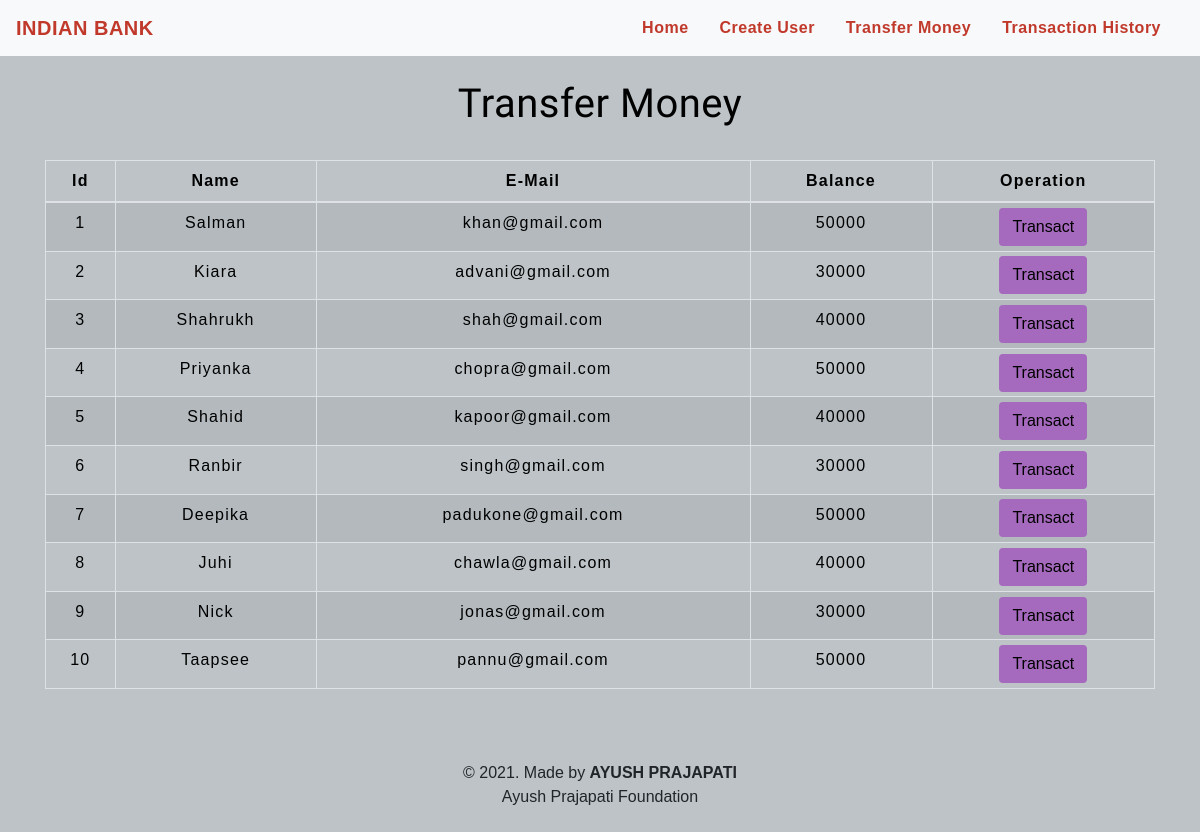
The app's page /transfermoney.php with its own data.
### tables this page shows
CREATE TABLE `users` (
  `id` int(3) NOT NULL,
  `name` text NOT NULL,
  `email` varchar(30) NOT NULL,
  `balance` int(8) NOT NULL
);

### transfermoney.php (the view, shortened to what this page needs)
<!DOCTYPE html>
<html lang="en">
<head>
    <link rel="stylesheet" href="https://maxcdn.bootstrapcdn.com/bootstrap/4.0.0/css/bootstrap.min.css">
    <link rel="stylesheet" type="text/css" href="css/table.css">
    <link rel="stylesheet" type="text/css" href="css/navbar.css">
</head>
<body style="background-color : #BDC3C7;">
<?php
    include 'config.php';
    $sql = "SELECT * FROM users";
    $result = mysqli_query($conn,$sql);
?>
<?php
  include 'navbar.php';
?>
<div class="container">
        <h2 class="text-center pt-4" style="color : black;">Transfer Money</h2>
        <br>
            <div class="row">
                <div class="col">
                    <div class="table-responsive-sm">
                    <table class="table table-hover table-sm table-striped table-condensed table-bordered" style="border-color:black;">
                        <thead style="color : black;">
                            <tr>
                            <th scope="col" class="text-center py-2">Id</th>
                            <th scope="col" class="text-center py-2">Name</th>
                            <th scope="col" class="text-center py-2">E-Mail</th>
                            <th scope="col" class="text-center py-2">Balance</th>
                            <th scope="col" class="text-center py-2">Operation</th>
                            </tr>
                        </thead>
                        <tbody>
                <?php
                    while($rows=mysqli_fetch_assoc($result)){
                ?>
                    <tr style="color : black;">
                        <td class="py-2"><?php echo $rows['id'] ?></td>
                        <td class="py-2"><?php echo $rows['name']?></td>
                        <td class="py-2"><?php echo $rows['email']?></td>
                        <td class="py-2"><?php echo $rows['balance']?></td>
                        <td><a href="selecteduserdetail.php?id= <?php echo $rows['id'] ;?>"> <button type="button" class="btn" style="background-color : #A569BD;">Transact</button></a></td>
                    </tr>
                <?php
                    }
                ?>
                        </tbody>
                    </table>
                    </div>
                </div>
            </div>
         </div>
         <footer class="text-center mt-5 py-2">
            <p>&copy 2021. Made by <b>AYUSH PRAJAPATI</b> <br> Ayush Prajapati Foundation</p>
        </footer>
</body>
</html>

### navbar.php (shortened to what this page needs)
<nav class="navbar navbar-expand-md navbar-light bg-light">
<a class="navbar-brand" href="index.php" style="color : #C0392B;"><b>INDIAN BANK</b></a>
<div class="collapse navbar-collapse" id="collapsibleNavbar">
      <ul class="navbar-nav ml-auto">
        <li class="nav-item">
          <a class="nav-link" href="index.php" style="color : #C0392B;"><b>Home</b></a>
        </li>
        <li class="nav-item">
          <a class="nav-link" href="createuser.php" style="color : #C0392B;"><b>Create User</b></a>
        </li>
        <li class="nav-item">
          <a class="nav-link" href="transfermoney.php" style="color : #C0392B;"><b>Transfer Money</b></a>
        </li>
        <li class="nav-item">
          <a class="nav-link" href="transactionhistory.php" style="color : #C0392B;"><b>Transaction History</b></a>
        </li>
    </div>
 </nav>

### css/table.css (style rules this page uses)
* { padding: 0; margin: 0; box-sizing: border-box; font-family: sans-serif; }
h2 { font-size: 40px; }
table { letter-spacing: 1.2px; }
td { text-align: center; }
button { border:none; background: #d9d9d9; transition: 1s; }

### css/navbar.css (style rules this page uses)
.nav-link { margin-right: 15px; color:#2F363F; letter-spacing: 0.5px; transition: 0.5s; }
.navbar-brand { color: #4C4B4B; letter-spacing: 0.5px; }
h2 { color: #4C4B4B; letter-spacing: 0.5px; font-family: raleway; }

### transfermoney.php (style rules this page uses)
button { transition: 1.5s; }

### records on screen
users: id "1", name "Salman", email "khan@gmail.com", balance "50000"
users: id "2", name "Kiara", email "advani@gmail.com", balance "30000"
users: id "3", name "Shahrukh", email "shah@gmail.com", balance "40000"
users: id "4", name "Priyanka", email "chopra@gmail.com", balance "50000"
users: id "5", name "Shahid", email "kapoor@gmail.com", balance "40000"
users: id "6", name "Ranbir", email "singh@gmail.com", balance "30000"
users: id "7", name "Deepika", email "padukone@gmail.com", balance "50000"
users: id "8", name "Juhi", email "chawla@gmail.com", balance "40000"
users: id "9", name "Nick", email "jonas@gmail.com", balance "30000"
users: id "10", name "Taapsee", email "pannu@gmail.com", balance "50000"
